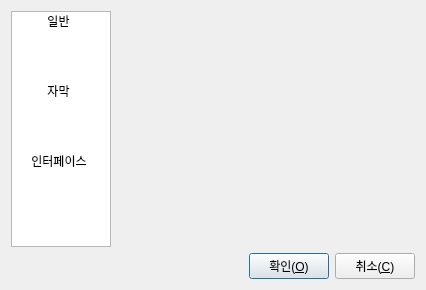
<ui version="4.0" >
 <class>Pref::Ui::PreferencesDialog</class>
 <widget class="QDialog" name="Pref::Ui::PreferencesDialog" >
  <property name="geometry" >
   <rect>
    <x>0</x>
    <y>0</y>
    <width>426</width>
    <height>290</height>
   </rect>
  </property>
  <property name="windowTitle" >
   <string>Dialog</string>
  </property>
  <layout class="QVBoxLayout" >
   <item>
    <layout class="QHBoxLayout" >
     <item>
      <widget class="QListWidget" name="list" >
       <property name="sizePolicy" >
        <sizepolicy vsizetype="Expanding" hsizetype="Minimum" >
         <horstretch>0</horstretch>
         <verstretch>0</verstretch>
        </sizepolicy>
       </property>
       <property name="maximumSize" >
        <size>
         <width>100</width>
         <height>16777215</height>
        </size>
       </property>
       <property name="dragDropMode" >
        <enum>QAbstractItemView::NoDragDrop</enum>
       </property>
       <property name="iconSize" >
        <size>
         <width>48</width>
         <height>48</height>
        </size>
       </property>
       <property name="movement" >
        <enum>QListView::Static</enum>
       </property>
       <property name="spacing" >
        <number>0</number>
       </property>
       <property name="gridSize" >
        <size>
         <width>94</width>
         <height>70</height>
        </size>
       </property>
       <property name="viewMode" >
        <enum>QListView::IconMode</enum>
       </property>
       <property name="wordWrap" >
        <bool>false</bool>
       </property>
       <item>
        <property name="text" >
         <string>일반</string>
        </property>
        <property name="icon" >
         <iconset resource="../rsclist.qrc" >
          <normaloff>:/img/games-config-background.png</normaloff>:/img/games-config-background.png</iconset>
        </property>
       </item>
       <item>
        <property name="text" >
         <string>자막</string>
        </property>
        <property name="icon" >
         <iconset resource="../rsclist.qrc" >
          <normaloff>:/img/character-set.png</normaloff>:/img/character-set.png</iconset>
        </property>
       </item>
       <item>
        <property name="text" >
         <string>인터페이스</string>
        </property>
        <property name="icon" >
         <iconset resource="../rsclist.qrc" >
          <normaloff>:/img/preferences-desktop-keyboard.png</normaloff>:/img/preferences-desktop-keyboard.png</iconset>
        </property>
       </item>
      </widget>
     </item>
     <item>
      <widget class="QStackedWidget" name="stack" >
       <property name="currentIndex" >
        <number>0</number>
       </property>
       <widget class="QWidget" name="page" >
        <property name="geometry" >
         <rect>
          <x>0</x>
          <y>0</y>
          <width>312</width>
          <height>246</height>
         </rect>
        </property>
       </widget>
      </widget>
     </item>
    </layout>
   </item>
   <item>
    <layout class="QHBoxLayout" >
     <item>
      <spacer>
       <property name="orientation" >
        <enum>Qt::Horizontal</enum>
       </property>
       <property name="sizeHint" stdset="0" >
        <size>
         <width>0</width>
         <height>0</height>
        </size>
       </property>
      </spacer>
     </item>
     <item>
      <widget class="QPushButton" name="ok_button" >
       <property name="text" >
        <string>확인(&amp;O)</string>
       </property>
       <property name="default" >
        <bool>true</bool>
       </property>
      </widget>
     </item>
     <item>
      <widget class="QPushButton" name="cancel_button" >
       <property name="text" >
        <string>취소(&amp;C)</string>
       </property>
      </widget>
     </item>
    </layout>
   </item>
  </layout>
 </widget>
 <resources>
  <include location="../rsclist.qrc" />
 </resources>
 <connections>
  <connection>
   <sender>cancel_button</sender>
   <signal>clicked()</signal>
   <receiver>Pref::Ui::PreferencesDialog</receiver>
   <slot>reject()</slot>
   <hints>
    <hint type="sourcelabel" >
     <x>420</x>
     <y>470</y>
    </hint>
    <hint type="destinationlabel" >
     <x>439</x>
     <y>363</y>
    </hint>
   </hints>
  </connection>
  <connection>
   <sender>list</sender>
   <signal>currentRowChanged(int)</signal>
   <receiver>stack</receiver>
   <slot>setCurrentIndex(int)</slot>
   <hints>
    <hint type="sourcelabel" >
     <x>109</x>
     <y>175</y>
    </hint>
    <hint type="destinationlabel" >
     <x>409</x>
     <y>175</y>
    </hint>
   </hints>
  </connection>
 </connections>
</ui>
